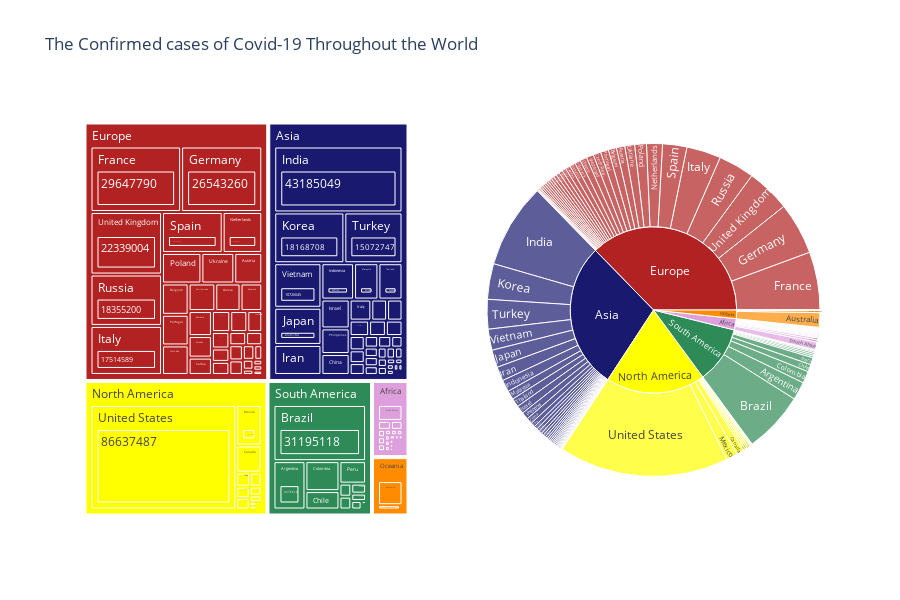

The notebook cell this image was saved under:
### Markdown cell above
# Two chart above Pie and Bar indicate the situation of Covid-19 throughout the world. The Pie chart is about the ratio of Covid-19 situation whereas the Bar chart is showing the total number of cases. Both charts are divide into 5 categories; confirmed, active, newcases, deaths and recovered cases.
# According to the charts, out of over 525 mil confirmed cases reported globaly, over 480 million recovered cases have been reported which is 92% cases have been recovered from the pandemic.
# 6.8% which is 36 million cases are still active and over 6 million cases which 1.2% people have been reported deaths. It can be seen from information that active and deaths cases reported are less than half numbers compare to recovered cases.
# It is clear that the world are getting recovered from pandemic of Covid-19. This may due to goverments around the world have been made a great efforts to emphasize on pandamic prevention and medical attention.
# Also, many countries and societies are dedicating to furthering the vaccination ever since numerous vaccines begin their roll out in countries across the world.

### Code cell
colors = {'Europe': 'firebrick','Asia':'midnightblue', 'North America':'yellow', 'South America':'seagreen', 'Africa':'plum','Oceania':'darkorange'}
fig = make_subplots(rows=1, cols=2, shared_xaxes=False, shared_yaxes=False, specs=[[{"type": "domain"}, {"type": "domain"}]],)

fig_m = px.treemap(pandemic, path=['Continents','Country','Confirmed'], values='Confirmed', 
                   hover_data=['Active'], color='Continents', color_discrete_map= colors)

fig_s = px.sunburst(pandemic, path=['Continents','Country'], values='Confirmed',
                  color='Continents', hover_data=['Active'], color_discrete_map= colors)

fig.add_trace(fig_m['data'][0], row=1, col=1)
fig.add_trace(fig_s['data'][0], row=1, col=2)

fig = fig.update_layout(height=600, title='The Confirmed cases of Covid-19 Throughout the World')
                       

fig.show()

### Figure 1 — Plotly figure (JSON) as saved in the notebook; plotly's stock layout.template omitted (floating-point values rounded to 4 significant figures; data arrays with more than 128 entries replaced by an {"elided": "..."} marker saying what was removed)
{"data": [{"branchvalues": "total", "customdata": {"elided": "338x2 mixed values"}, "domain": {"x": [0, 0.45], "y": [0, 1]}, "hovertemplate": "labels=%{label}<br>Confirmed=%{value}<br>parent=%{parent}<br>id=%{id}<br>Active=%{customdata[0]}<br>Continents=%{customdata[1]}<extra></extra>", "ids": {"elided": "338 str values"}, "labels": {"elided": "338 str values"}, "marker": {"colors": {"elided": "338 str values"}}, "name": "", "parents": {"elided": "338 str values"}, "type": "treemap", "values": {"elided": "338 int values"}}, {"branchvalues": "total", "customdata": {"elided": "172x2 mixed values"}, "domain": {"x": [0.55, 1], "y": [0, 1]}, "hovertemplate": "labels=%{label}<br>Confirmed=%{value}<br>parent=%{parent}<br>id=%{id}<br>Active=%{customdata[0]}<br>Continents=%{customdata[1]}<extra></extra>", "ids": {"elided": "172 str values"}, "labels": {"elided": "172 str values"}, "marker": {"colors": {"elided": "172 str values"}}, "name": "", "parents": {"elided": "172 str values"}, "type": "sunburst", "values": {"elided": "172 int values"}}], "layout": {"height": 600, "title": {"text": "The Confirmed cases of Covid-19 Throughout the World"}}}
